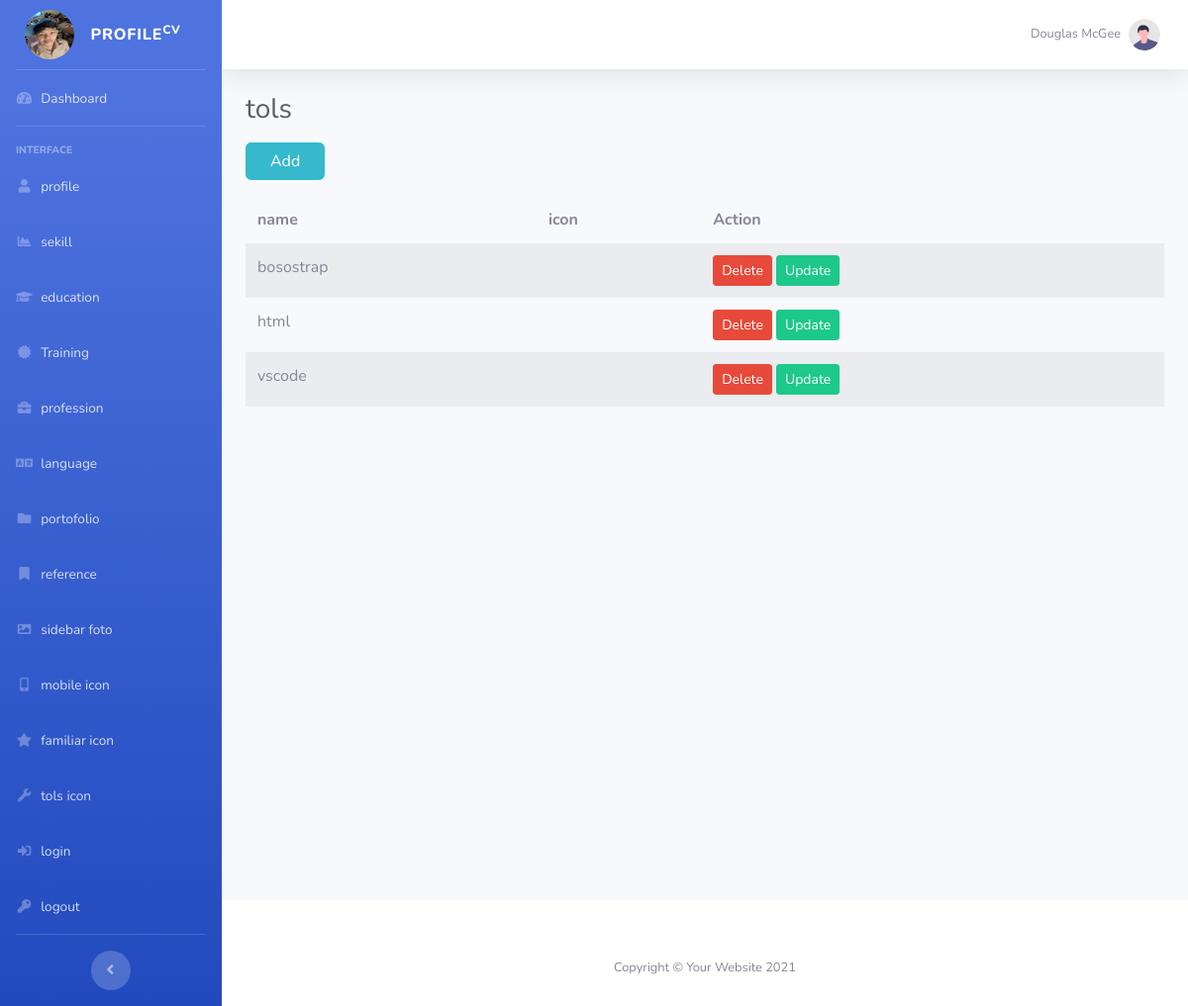
Page /tabel_tols.php?status=success (signed in) on the committed database.
### tables this page shows
CREATE TABLE `tols` (
  `id_tols` int(11) NOT NULL,
  `nama` varchar(200) NOT NULL,
  `icon` varchar(200) NOT NULL
);

### tabel_tols.php (the view, shortened to what this page needs)
<?php
include "connection.php";
$select_tols = mysqli_query($koneksi, "SELECT * FROM tols ORDER BY id_tols DESC");
?>
<?php include "header.php"; ?>
<body id="page-top">
    <div id="wrapper">
        <?php include "sidebar.php"; ?>
        <div id="content-wrapper" class="d-flex flex-column">
            <div id="content">
                <?php include "topbar.php"; ?>
                <div class="container-fluid">
                    <h1 class="h3 mb-3 text-gray-800">tols</h1>
                    <div class="mb-3">
                        <a href="form_tols.php" class="btn btn-info px-4">Add</a>
                    </div>
                    <div class="table-responsive">
                        <table class="table table-borderless table-striped">
                            <thead>
                                <tr class="text-secondary">
                                    <th scope="col">name</th>
                                    <th scope="col">icon</th>
                                    <th scope="col">Action</th>
                                </tr>
                            </thead>
                            <tbody>
                                <?php while ($tampil = mysqli_fetch_object($select_tols)) : ?>
                                    <tr>
                                        <td>
                                            <?php echo htmlspecialchars($tampil->nama); ?>
                                        </td>
                                        <td>
                                        </td>
                                        <td>
                                            <a href="delete_tols.php?id=<?php echo $tampil->id_tols; ?>" class="btn btn-danger btn-sm" onclick="return confirm('Yakin ingin menghapus data ini?');">
                                                Delete
                                            </a>
                                            <a href="update_form_tols.php?id=<?php echo $tampil->id_tols; ?>" class="btn btn-success btn-sm">
                                                Update
                                            </a>
                                        </td>
                                    </tr>
                                <?php endwhile; ?>
                            </tbody>
                        </table>
                    </div>
                </div>
            </div>
            <?php include "footer.php"; ?>
        </div>
    </div>
</body>
</html>

### rows in the picture
tols: nama "bosostrap"
tols: nama "html"
tols: nama "vscode"
